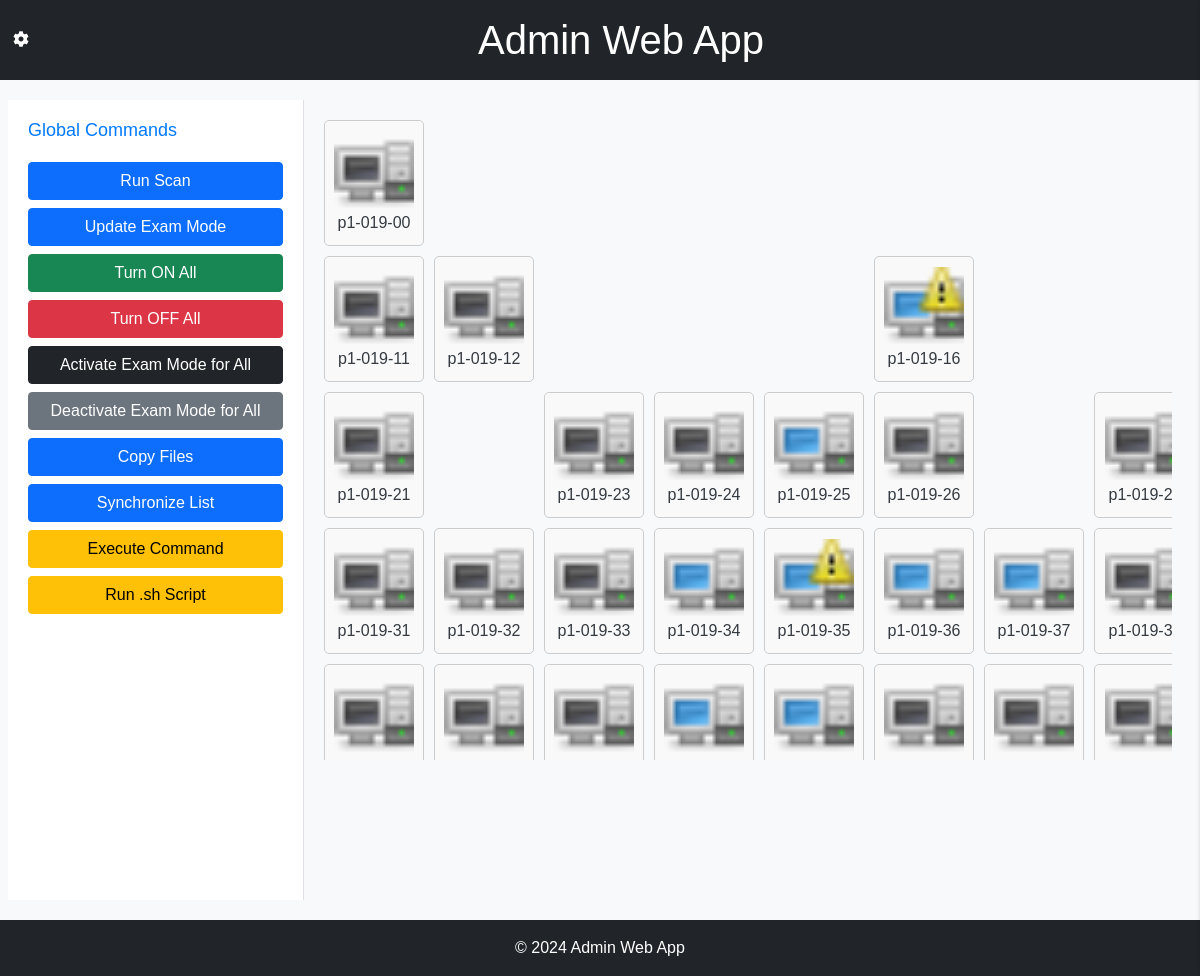
Page / (signed in) on the earlier database version.
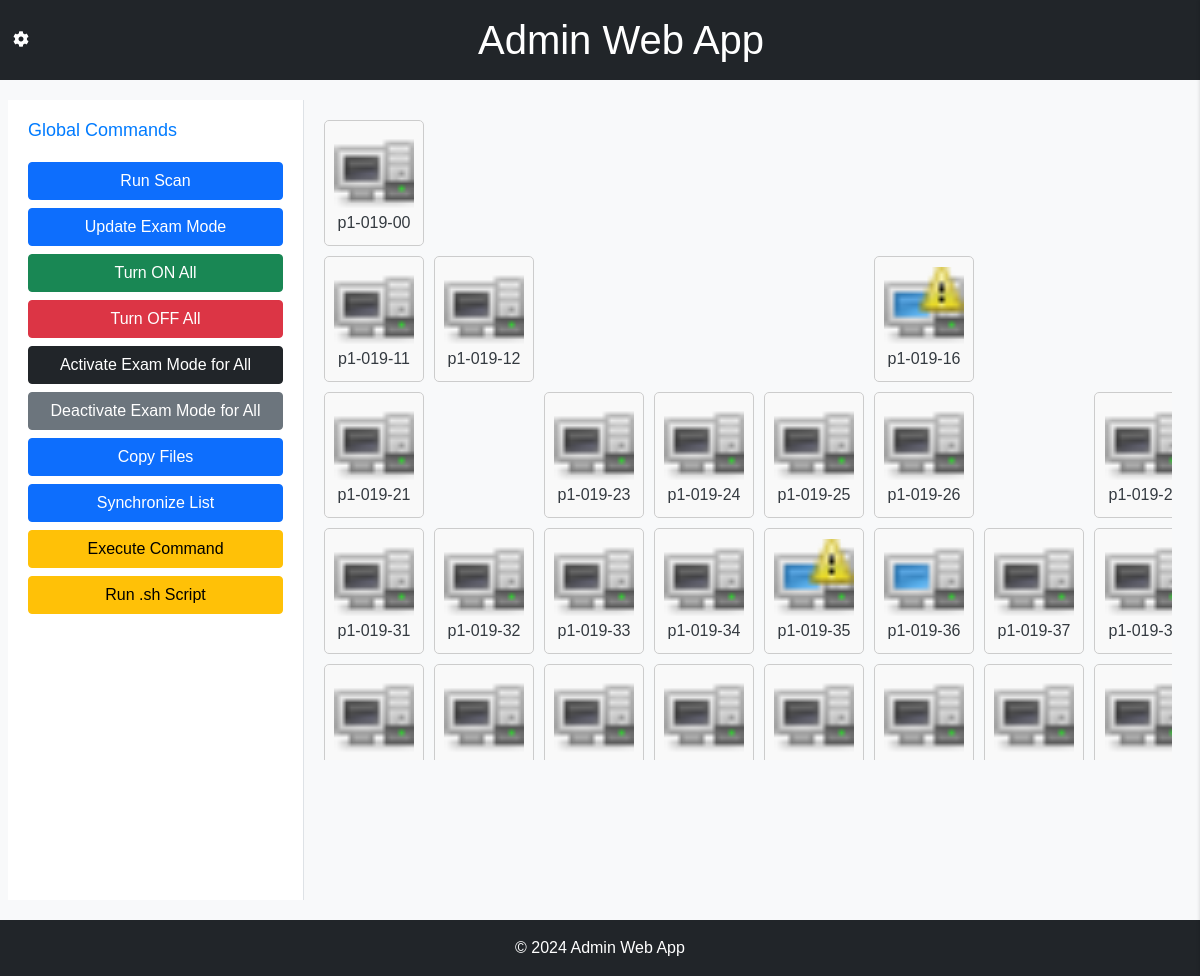
Same page on the later database version.
### admin_web_app/models.py (models this page shows, shortened)
class Computer(models.Model):
    name = models.CharField(max_length=100)
    state = models.CharField(max_length=100)
    icon = models.ImageField(upload_to='img/', blank=True, null=True)  # Imagen del estado
    mac = models.CharField(max_length=17, blank=True, null=True, unique=True)  # Dirección MAC como único
    ip = models.GenericIPAddressField(protocol='both', unpack_ipv4=False, blank=True, null=True)  # Dirección IP
    warning = models.BooleanField(default=False)
    exam_mode = models.BooleanField(default=False)

### admin_web_app/views.py (the view)
# urls.py: path('', views.index, name='index'),
@login_required
@group_required(['profesorado', 'admin_group', 'alumnado'])
def index(request):
    computers = Computer.objects.all()
    timestamp = datetime.now().timestamp()
    context = {
        'computers': computers,
        'timestamp': timestamp,
    }
    return render(request, 'computers/index.html', context)

### admin_web_app/views.py (called while the page is built)
def in_groups(user, group_names):
    return user.groups.filter(name__in=group_names).exists()

def group_required(group_names):
    def decorator(view_func):
        @wraps(view_func)
        def _wrapped_view(request, *args, **kwargs):
            if in_groups(request.user, group_names):
                return view_func(request, *args, **kwargs)
            else:
                messages.error(request, "No tienes los permisos necesarios para acceder a esta página.")
                return redirect('access_denied')
        return _wrapped_view
    return decorator

### admin_web_app/templates/computers/index.html (shortened to what this page needs)
{% extends 'computers/base.html' %}
{% load static %}
{% block content %}
<div class="grid-container">
    <div class="computers-grid" id="computersGrid">
        {% for computer in computers %}
            <div class="computer-icon" id="{{ computer.name }}" onclick="showComputerDetails('{{ computer.id }}')">
                <img src="{% static 'img/' %}{{ computer.icon }}" alt="{{ computer.name }}">
                <p>{{ computer.name }}</p>
            </div>
        {% endfor %}
    </div>
</div>
{% endblock %}

Differences in the rows shown:
changed Computer (number 2 of 26 on the later page): icon: a different picture
changed Computer (number 7 of 26 on the later page): icon: a different picture
changed Computer (number 8 of 26 on the later page): icon: a different picture
changed Computer (number 9 of 26 on the later page): icon: a different picture
changed Computer (number 19 of 26 on the later page): icon: a different picture
